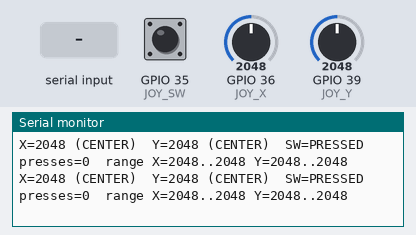
A sketch run on a simulated ESP32. Parts: the last lines printed to the serial monitor. The inputs (shaded band) are chosen by the test bench; at power-on: GPIO 36 (JOY_X) = 2048, GPIO 39 (JOY_Y) = 2048, GPIO 35 (JOY_SW) LOW (analog values on the 0–4095 scale).

Above: at 2.4 s.
2.5 s: GPIO 36 (JOY_X) set to 2866
At 2.57 s:
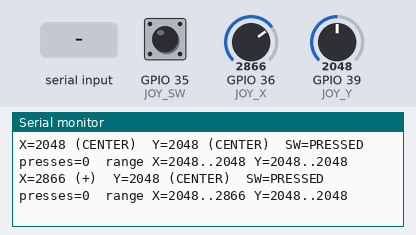
4.4 s: GPIO 39 (JOY_Y) set to 2866
At 4.57 s:
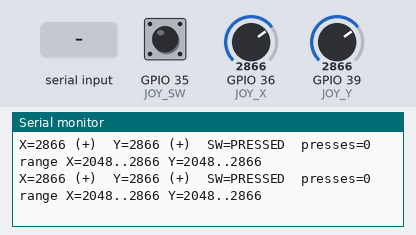
6.3 s: GPIO 35 (JOY_SW) pulled HIGH for 0.15 s
At 6.39 s:
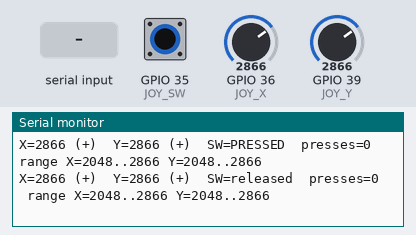
7.9 s: "r" received over Serial
At 8.1 s:
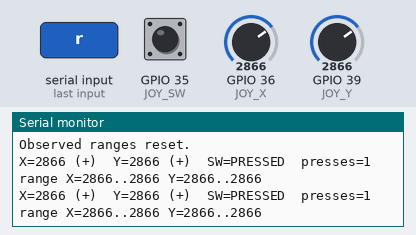
9.4 s: GPIO 36 (JOY_X) set to 2047
At 9.61 s:
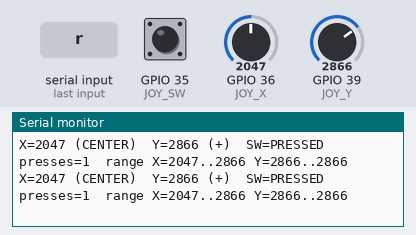
11.3 s: GPIO 35 (JOY_SW) pulled HIGH for 1 s
At 11.42 s:
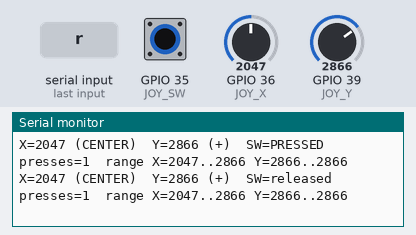

The sketch:

joystick_test.ino
```cpp
#include <Arduino.h>

// Classic ESP32 DevKit: ADC1 inputs remain usable with Wi-Fi.
constexpr uint8_t JOY_X = 36;  // VP
constexpr uint8_t JOY_Y = 39;  // VN
constexpr uint8_t JOY_SW = 35; // Requires an EXTERNAL 10k pull-up to 3V3.
constexpr int DEAD_ZONE = 350; // Raw 12-bit ADC counts; tune for your joystick.
constexpr uint32_t SAMPLE_MS = 5;
constexpr uint32_t PRINT_MS = 100;
constexpr uint32_t DEBOUNCE_MS = 20;

int centerX = 2048;
int centerY = 2048;
int x = 0;
int y = 0;
int minX = 4095;
int maxX = 0;
int minY = 4095;
int maxY = 0;
bool rawPressed = false;
bool pressed = false;
bool buttonArmed = false;
uint32_t pressCount = 0;
uint32_t rawChangedAt = 0;
uint32_t lastSample = 0;
uint32_t lastPrint = 0;

int readAxis(uint8_t pin) {
  uint32_t sum = 0;
  for (int i = 0; i < 8; ++i) {
    sum += analogRead(pin);
  }
  return sum / 8;
}

void resetRange() {
  minX = maxX = x;
  minY = maxY = y;
}

void calibrateCenter() {
  // Keep the stick released. This short blocking step is for this standalone
  // component test only, not the integrated controller's control loop.
  Serial.println("Calibrating center: leave the stick centered...");
  uint32_t sumX = 0;
  uint32_t sumY = 0;
  for (int i = 0; i < 64; ++i) {
    sumX += readAxis(JOY_X);
    sumY += readAxis(JOY_Y);
    delay(2);
  }
  x = centerX = sumX / 64;
  y = centerY = sumY / 64;
  resetRange();
  Serial.printf("Center: X=%d Y=%d; dead zone=+/-%d counts\n",
                centerX, centerY, DEAD_ZONE);
  if (centerX < 500 || centerX > 3500 || centerY < 500 || centerY > 3500) {
    Serial.println("Unusual center: release the stick, check wiring, then send c.");
  }
}

const char* axisState(int reading, int center) {
  if (reading < center - DEAD_ZONE) return "-";
  if (reading > center + DEAD_ZONE) return "+";
  return "CENTER";
}

void updateButton(uint32_t now) {
  const bool current = digitalRead(JOY_SW) == LOW;
  if (current != rawPressed) {
    rawPressed = current;
    rawChangedAt = now;
  }
  if (now - rawChangedAt < DEBOUNCE_MS) return;
  // A button held at boot must be released before it can count as a press.
  if (!rawPressed) buttonArmed = true;
  if (pressed == rawPressed) return;
  pressed = rawPressed;
  if (pressed && buttonArmed) {
    ++pressCount;
    buttonArmed = false;
    Serial.printf("BUTTON PRESS #%lu\n", static_cast<unsigned long>(pressCount));
  }
}

void setup() {
  Serial.begin(115200);
  pinMode(JOY_X, INPUT);
  pinMode(JOY_Y, INPUT);
  pinMode(JOY_SW, INPUT); // GPIO35 has no internal pull-up.
  analogReadResolution(12);
  analogSetPinAttenuation(JOY_X, ADC_11db);
  analogSetPinAttenuation(JOY_Y, ADC_11db);

  delay(1000);
  Serial.println("KY-023 joystick test: X=GPIO36, Y=GPIO39, SW=GPIO35");
  Serial.println("Power: 3V3 only. SW needs an external 10k pull-up to 3V3.");
  Serial.println("Commands: c = recenter (release first), r = reset observed ranges");
  calibrateCenter();
  rawPressed = pressed = digitalRead(JOY_SW) == LOW;
  rawChangedAt = lastSample = lastPrint = millis();
}

void loop() {
  while (Serial.available()) {
    const char command = Serial.read();
    if (command == 'c' || command == 'C') calibrateCenter();
    if (command == 'r' || command == 'R') {
      resetRange();
      Serial.println("Observed ranges reset.");
    }
  }

  const uint32_t now = millis();
  if (now - lastSample >= SAMPLE_MS) {
    lastSample = now;
    x = readAxis(JOY_X);
    y = readAxis(JOY_Y);
    if (x < minX) minX = x;
    if (x > maxX) maxX = x;
    if (y < minY) minY = y;
    if (y > maxY) maxY = y;
    updateButton(now);
  }

  if (now - lastPrint >= PRINT_MS) {
    lastPrint = now;
    Serial.printf("X=%4d (%s)  Y=%4d (%s)  SW=%s  presses=%lu  range X=%d..%d Y=%d..%d\n",
                  x, axisState(x, centerX), y, axisState(y, centerY),
                  pressed ? "PRESSED" : "released",
                  static_cast<unsigned long>(pressCount), minX, maxX, minY, maxY);
  }
  delay(1);
}
```

Measured:
- after the input at 2.5 s, the serial monitor: prints a new line after 0.06 s (image 1)
- after the input at 4.4 s, the serial monitor: prints a new line after 0.06 s (image 2)
- after the input at 6.3 s, the serial monitor: prints a new line after 0.08 s (image 3)
- after the input at 7.9 s, the serial monitor: prints a new line at once (image 4)
- after the input at 9.4 s, the serial monitor: prints a new line at once (image 5)
- after the input at 11.3 s, the serial monitor: prints a new line after 0.12 s (image 6)
